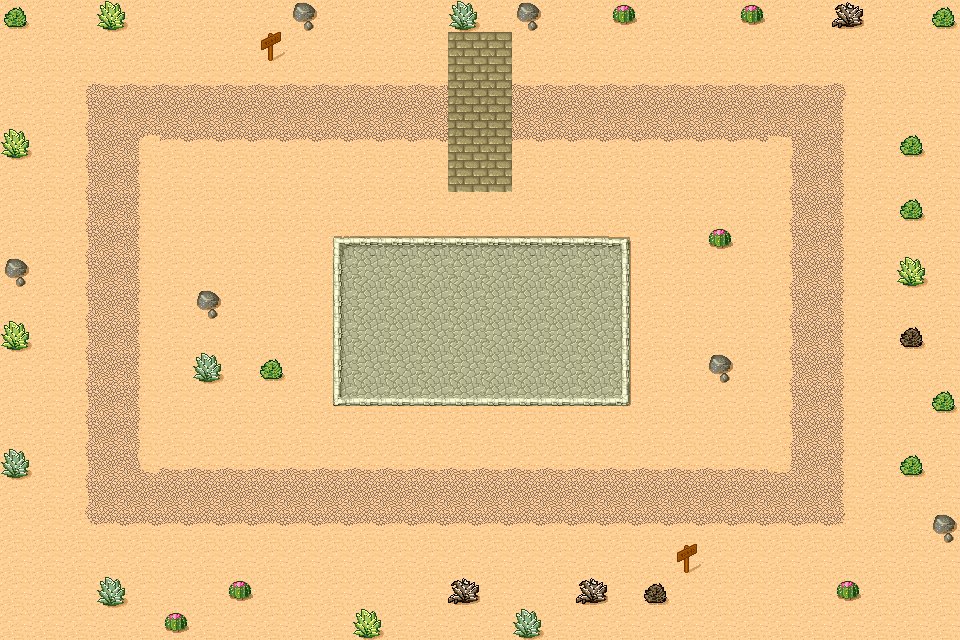

Tiled map render using the project's own tile images. Description and the whole map definition, tile-layer contents included, below:
An orthogonal 30x20 tile map with 32x32 px tiles, 3 tile layers (Ground, Decor, Bridge) and 8 objects (2x zone, 2x sign, route, spawn, landmark, ...).

<map version="1.10" tiledversion="1.10.2" orientation="orthogonal" renderorder="right-down" width="30" height="20" tilewidth="32" tileheight="32" infinite="0" nextlayerid="5" nextobjectid="9">
 <tileset firstgid="1" source="desert_outpost.tsx" />
 <layer id="1" name="Ground" width="30" height="20">
  <data encoding="csv">
30,30,30,30,30,30,30,30,30,30,30,30,30,30,30,30,30,30,30,30,30,30,30,30,30,30,30,30,30,30,
30,30,30,30,30,30,30,30,30,30,30,30,30,30,30,30,30,30,30,30,30,30,30,30,30,30,30,30,30,30,
30,30,6,7,7,7,7,7,7,7,7,7,7,7,7,7,7,7,7,7,7,7,7,7,7,7,8,30,30,30,
30,30,14,15,15,15,15,15,15,15,15,15,15,15,15,15,15,15,15,15,15,15,15,15,15,15,16,30,30,30,
30,30,14,15,4,23,23,23,23,23,23,23,23,23,23,23,23,23,23,23,23,23,23,23,5,15,16,30,30,30,
30,30,14,15,16,30,30,30,30,30,30,30,30,30,30,30,30,30,30,30,30,30,30,30,14,15,16,30,30,30,
30,30,14,15,16,30,30,30,30,30,30,30,30,30,30,30,30,30,30,30,30,30,30,30,14,15,16,30,30,30,
30,30,14,15,16,30,30,30,30,30,25,26,26,26,26,26,26,26,26,27,30,30,30,30,14,15,16,30,30,30,
30,30,14,15,16,30,30,30,30,30,33,34,34,34,34,34,34,34,34,35,30,30,30,30,14,15,16,30,30,30,
30,30,14,15,16,30,30,30,30,30,33,34,34,34,34,34,34,34,34,35,30,30,30,30,14,15,16,30,30,30,
30,30,14,15,16,30,30,30,30,30,33,34,34,34,34,34,34,34,34,35,30,30,30,30,14,15,16,30,30,30,
30,30,14,15,16,30,30,30,30,30,33,34,34,34,34,34,34,34,34,35,30,30,30,30,14,15,16,30,30,30,
30,30,14,15,16,30,30,30,30,30,41,42,42,42,42,42,42,42,42,43,30,30,30,30,14,15,16,30,30,30,
30,30,14,15,16,30,30,30,30,30,30,30,30,30,30,30,30,30,30,30,30,30,30,30,14,15,16,30,30,30,
30,30,14,15,12,7,7,7,7,7,7,7,7,7,7,7,7,7,7,7,7,7,7,7,13,15,16,30,30,30,
30,30,14,15,15,15,15,15,15,15,15,15,15,15,15,15,15,15,15,15,15,15,15,15,15,15,16,30,30,30,
30,30,22,23,23,23,23,23,23,23,23,23,23,23,23,23,23,23,23,23,23,23,23,23,23,23,24,30,30,30,
30,30,30,30,30,30,30,30,30,30,30,30,30,30,30,30,30,30,30,30,30,30,30,30,30,30,30,30,30,30,
30,30,30,30,30,30,30,30,30,30,30,30,30,30,30,30,30,30,30,30,30,30,30,30,30,30,30,30,30,30,
30,30,30,30,30,30,30,30,30,30,30,30,30,30,30,30,30,30,30,30,30,30,30,30,30,30,30,30,30,30
</data>
 </layer>
 <layer id="2" name="Decor" width="30" height="20">
  <properties>
   <property name="collides" type="bool" value="true" />
  </properties>
  <data encoding="csv">
48,0,0,40,0,0,0,0,0,32,0,0,0,0,38,0,32,0,0,31,0,0,0,31,0,0,39,0,0,48,
0,0,0,0,0,0,0,0,46,0,0,0,0,0,0,0,0,0,0,0,0,0,0,0,0,0,0,0,0,0,
0,0,0,0,0,0,0,0,0,0,0,0,0,0,0,0,0,0,0,0,0,0,0,0,0,0,0,0,0,0,
0,0,0,0,0,0,0,0,0,0,0,0,0,0,0,0,0,0,0,0,0,0,0,0,0,0,0,0,0,0,
40,0,0,0,0,0,0,0,0,0,0,0,0,0,0,0,0,0,0,0,0,0,0,0,0,0,0,0,48,0,
0,0,0,0,0,0,0,0,0,0,0,0,0,0,0,0,0,0,0,0,0,0,0,0,0,0,0,0,0,0,
0,0,0,0,0,0,0,0,0,0,0,0,0,0,0,0,0,0,0,0,0,0,0,0,0,0,0,0,48,0,
0,0,0,0,0,0,0,0,0,0,0,0,0,0,0,0,0,0,0,0,0,0,31,0,0,0,0,0,0,0,
32,0,0,0,0,0,0,0,0,0,0,0,0,0,0,0,0,0,0,0,0,0,0,0,0,0,0,0,40,0,
0,0,0,0,0,0,32,0,0,0,0,0,0,0,0,0,0,0,0,0,0,0,0,0,0,0,0,0,0,0,
40,0,0,0,0,0,0,0,0,0,0,0,0,0,0,0,0,0,0,0,0,0,0,0,0,0,0,0,47,0,
0,0,0,0,0,0,38,0,48,0,0,0,0,0,0,0,0,0,0,0,0,0,32,0,0,0,0,0,0,0,
0,0,0,0,0,0,0,0,0,0,0,0,0,0,0,0,0,0,0,0,0,0,0,0,0,0,0,0,0,48,
0,0,0,0,0,0,0,0,0,0,0,0,0,0,0,0,0,0,0,0,0,0,0,0,0,0,0,0,0,0,
38,0,0,0,0,0,0,0,0,0,0,0,0,0,0,0,0,0,0,0,0,0,0,0,0,0,0,0,48,0,
0,0,0,0,0,0,0,0,0,0,0,0,0,0,0,0,0,0,0,0,0,0,0,0,0,0,0,0,0,0,
0,0,0,0,0,0,0,0,0,0,0,0,0,0,0,0,0,0,0,0,0,0,0,0,0,0,0,0,0,32,
0,0,0,0,0,0,0,0,0,0,0,0,0,0,0,0,0,0,0,0,0,46,0,0,0,0,0,0,0,0,
0,0,0,38,0,0,0,31,0,0,0,0,0,0,39,0,0,0,39,0,47,0,0,0,0,0,31,0,0,0,
0,0,0,0,0,31,0,0,0,0,0,40,0,0,0,0,38,0,0,0,0,0,0,0,0,0,0,0,0,0
</data>
 </layer>
 <objectgroup id="3" name="Objects">
  <object id="1" name="Caravan Route" type="route" x="112" y="112">
   <polyline points="0,0 704,0 704,384 0,384 0,0" />
  </object>
  <object id="2" name="Caravan Start" type="spawn" x="112" y="112">
   <point />
  </object>
  <object id="3" name="Market" type="zone" x="352" y="256" width="256" height="128">
   <properties>
    <property name="label" value="Market square" />
   </properties>
  </object>
  <object id="4" name="Well" type="landmark" x="456" y="296" width="48" height="48">
   <ellipse />
  </object>
  <object id="5" name="Dunes" type="zone" x="32" y="576">
   <properties>
    <property name="label" value="Dunes" />
   </properties>
   <polygon points="0,0 96,-28 176,8 120,40 24,36" />
  </object>
  <object id="6" name="Treasure" type="chest" x="228" y="358" width="24" height="20">
   <properties>
    <property name="gold" type="int" value="50" />
   </properties>
  </object>
  <object id="7" name="Signpost" type="sign" x="272" y="36">
   <properties>
    <property name="text" value="Outpost" />
   </properties>
   <point />
  </object>
  <object id="8" name="Signpost" type="sign" x="688" y="548">
   <properties>
    <property name="text" value="Oasis, 3 days" />
   </properties>
   <point />
  </object>
 </objectgroup>
 <layer id="4" name="Bridge" width="30" height="20" opacity="0.9">
  <properties>
   <property name="foreground" type="bool" value="true" />
  </properties>
  <data encoding="csv">
0,0,0,0,0,0,0,0,0,0,0,0,0,0,0,0,0,0,0,0,0,0,0,0,0,0,0,0,0,0,
0,0,0,0,0,0,0,0,0,0,0,0,0,0,10,10,0,0,0,0,0,0,0,0,0,0,0,0,0,0,
0,0,0,0,0,0,0,0,0,0,0,0,0,0,10,10,0,0,0,0,0,0,0,0,0,0,0,0,0,0,
0,0,0,0,0,0,0,0,0,0,0,0,0,0,10,10,0,0,0,0,0,0,0,0,0,0,0,0,0,0,
0,0,0,0,0,0,0,0,0,0,0,0,0,0,10,10,0,0,0,0,0,0,0,0,0,0,0,0,0,0,
0,0,0,0,0,0,0,0,0,0,0,0,0,0,10,10,0,0,0,0,0,0,0,0,0,0,0,0,0,0,
0,0,0,0,0,0,0,0,0,0,0,0,0,0,0,0,0,0,0,0,0,0,0,0,0,0,0,0,0,0,
0,0,0,0,0,0,0,0,0,0,0,0,0,0,0,0,0,0,0,0,0,0,0,0,0,0,0,0,0,0,
0,0,0,0,0,0,0,0,0,0,0,0,0,0,0,0,0,0,0,0,0,0,0,0,0,0,0,0,0,0,
0,0,0,0,0,0,0,0,0,0,0,0,0,0,0,0,0,0,0,0,0,0,0,0,0,0,0,0,0,0,
0,0,0,0,0,0,0,0,0,0,0,0,0,0,0,0,0,0,0,0,0,0,0,0,0,0,0,0,0,0,
0,0,0,0,0,0,0,0,0,0,0,0,0,0,0,0,0,0,0,0,0,0,0,0,0,0,0,0,0,0,
0,0,0,0,0,0,0,0,0,0,0,0,0,0,0,0,0,0,0,0,0,0,0,0,0,0,0,0,0,0,
0,0,0,0,0,0,0,0,0,0,0,0,0,0,0,0,0,0,0,0,0,0,0,0,0,0,0,0,0,0,
0,0,0,0,0,0,0,0,0,0,0,0,0,0,0,0,0,0,0,0,0,0,0,0,0,0,0,0,0,0,
0,0,0,0,0,0,0,0,0,0,0,0,0,0,0,0,0,0,0,0,0,0,0,0,0,0,0,0,0,0,
0,0,0,0,0,0,0,0,0,0,0,0,0,0,0,0,0,0,0,0,0,0,0,0,0,0,0,0,0,0,
0,0,0,0,0,0,0,0,0,0,0,0,0,0,0,0,0,0,0,0,0,0,0,0,0,0,0,0,0,0,
0,0,0,0,0,0,0,0,0,0,0,0,0,0,0,0,0,0,0,0,0,0,0,0,0,0,0,0,0,0,
0,0,0,0,0,0,0,0,0,0,0,0,0,0,0,0,0,0,0,0,0,0,0,0,0,0,0,0,0,0
</data>
 </layer>
</map>
